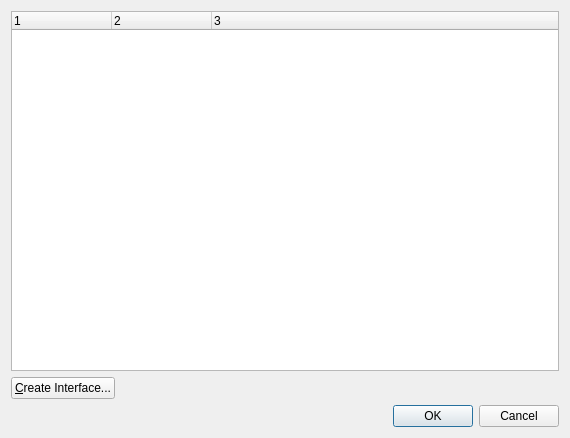
<?xml version="1.0" encoding="UTF-8"?>
<ui version="4.0">
 <class>SelectCanInterfacesDialog</class>
 <widget class="QDialog" name="SelectCanInterfacesDialog">
  <property name="geometry">
   <rect>
    <x>0</x>
    <y>0</y>
    <width>570</width>
    <height>438</height>
   </rect>
  </property>
  <property name="windowTitle">
   <string>Select CAN Interface(s)</string>
  </property>
  <property name="windowIcon">
   <iconset>
    <normaloff>:/assets/cangaroo.png</normaloff>:/assets/cangaroo.png</iconset>
  </property>
  <layout class="QVBoxLayout" name="verticalLayout">
   <item>
    <widget class="QWidget" name="widget" native="true">
     <layout class="QVBoxLayout" name="verticalLayout_2">
      <property name="leftMargin">
       <number>0</number>
      </property>
      <property name="topMargin">
       <number>0</number>
      </property>
      <property name="rightMargin">
       <number>0</number>
      </property>
      <property name="bottomMargin">
       <number>0</number>
      </property>
      <item>
       <widget class="QTreeWidget" name="treeWidget">
        <property name="indentation">
         <number>0</number>
        </property>
        <property name="columnCount">
         <number>3</number>
        </property>
        <attribute name="headerDefaultSectionSize">
         <number>100</number>
        </attribute>
        <column>
         <property name="text">
          <string notr="true">1</string>
         </property>
         <property name="textAlignment">
          <set>AlignLeading|AlignVCenter</set>
         </property>
        </column>
        <column>
         <property name="text">
          <string notr="true">2</string>
         </property>
        </column>
        <column>
         <property name="text">
          <string notr="true">3</string>
         </property>
        </column>
       </widget>
      </item>
      <item>
       <widget class="QWidget" name="widget_2" native="true">
        <layout class="QHBoxLayout" name="horizontalLayout">
         <property name="leftMargin">
          <number>0</number>
         </property>
         <property name="topMargin">
          <number>0</number>
         </property>
         <property name="rightMargin">
          <number>0</number>
         </property>
         <property name="bottomMargin">
          <number>0</number>
         </property>
         <item>
          <widget class="QPushButton" name="pushButton">
           <property name="text">
            <string>&amp;Create Interface...</string>
           </property>
          </widget>
         </item>
         <item>
          <spacer name="horizontalSpacer">
           <property name="orientation">
            <enum>Qt::Horizontal</enum>
           </property>
           <property name="sizeHint" stdset="0">
            <size>
             <width>40</width>
             <height>20</height>
            </size>
           </property>
          </spacer>
         </item>
        </layout>
       </widget>
      </item>
     </layout>
    </widget>
   </item>
   <item>
    <widget class="QDialogButtonBox" name="buttonBox">
     <property name="orientation">
      <enum>Qt::Horizontal</enum>
     </property>
     <property name="standardButtons">
      <set>QDialogButtonBox::Cancel|QDialogButtonBox::Ok</set>
     </property>
    </widget>
   </item>
  </layout>
 </widget>
 <resources/>
 <connections>
  <connection>
   <sender>buttonBox</sender>
   <signal>accepted()</signal>
   <receiver>SelectCanInterfacesDialog</receiver>
   <slot>accept()</slot>
   <hints>
    <hint type="sourcelabel">
     <x>248</x>
     <y>254</y>
    </hint>
    <hint type="destinationlabel">
     <x>157</x>
     <y>274</y>
    </hint>
   </hints>
  </connection>
  <connection>
   <sender>buttonBox</sender>
   <signal>rejected()</signal>
   <receiver>SelectCanInterfacesDialog</receiver>
   <slot>reject()</slot>
   <hints>
    <hint type="sourcelabel">
     <x>316</x>
     <y>260</y>
    </hint>
    <hint type="destinationlabel">
     <x>286</x>
     <y>274</y>
    </hint>
   </hints>
  </connection>
 </connections>
</ui>
